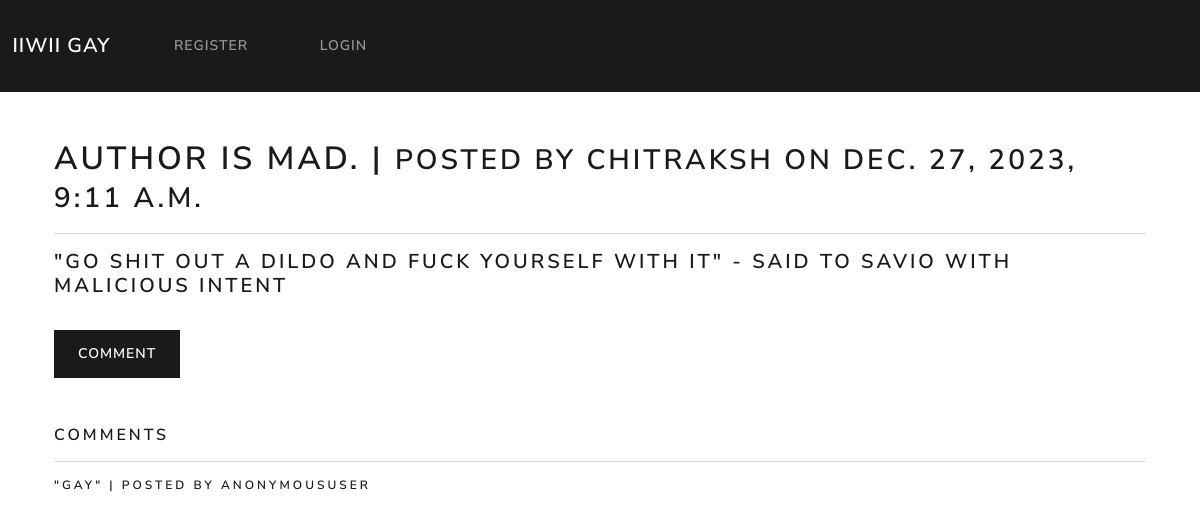
Page /view_post/2/ on the committed database.
### users/models.py (models this page shows, shortened)
class Post(models.Model):
    title = models.CharField(max_length=100)
    content = models.TextField()
    date_created = models.DateTimeField(default=timezone.now)
    author = models.ForeignKey(User, on_delete=models.CASCADE)
    class Meta:
        ordering = ['-date_created']

class Comment(models.Model):
    comment = models.TextField()
    post = models.ForeignKey(Post, on_delete=models.CASCADE)

### users/views.py (the view)
# urls.py: path('view_post/<int:id>/', view_post, name='view-post'),
def view_post(request, id):
    post = Post.objects.get(id=id)
    comments = Comment.objects.filter(post=post.id)
    return render(request, 'users/post.html', context={
        'post': post,
        'comments': comments,
    })

### users/templates/users/post.html
{% extends 'users/base.html' %}
{% block content %}
    <div class="container">
        <br><br>
        <h1>{{post.title}} | <small>posted by {{post.author}} on {{post.date_created}}</small></h1>
        <hr>
        <h4>{{post.content}}</h4>
        <br>
        <a class="btn btn-primary" type="button" href="{% url 'post-comment' post.id %}">Comment</a>
        <br><br><br>
        <h5>Comments</h5>
        <hr>
        {% for comment in comments %}
            <h6>"{{comment.comment}}" | Posted by {{request.user}}</h6>
            <br>
        {% endfor %}
    </div>
{% endblock %}

### rows in the picture
Post: title "AUTHOR IS MAD.", author "CHITRAKSH", date_created "DEC. 27, 2023, 9:11 A.M.", content "\"GO SHIT OUT A DILDO AND FUCK YOURSELF WITH IT\" - SAID TO SAVIO WITH MALICIOUS INTENT"
Comment: comment "GAY", user "ANONYMOUSUSER"
